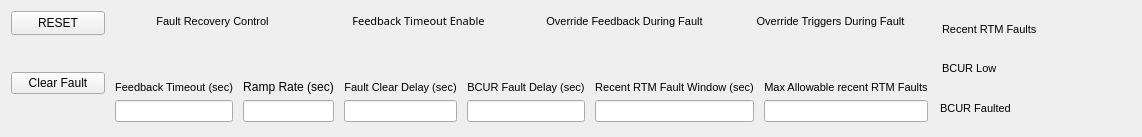
<?xml version="1.0" encoding="UTF-8"?>
<ui version="4.0">
 <class>Form</class>
 <widget class="QWidget" name="Form">
  <property name="geometry">
   <rect>
    <x>0</x>
    <y>0</y>
    <width>967</width>
    <height>137</height>
   </rect>
  </property>
  <property name="windowTitle">
   <string>RTM Faults - ${DEVICE}</string>
  </property>
  <layout class="QGridLayout" name="gridLayout">
   <item row="0" column="0">
    <widget class="PyDMPushButton" name="PyDMPushButton_2">
     <property name="sizePolicy">
      <sizepolicy hsizetype="MinimumExpanding" vsizetype="Maximum">
       <horstretch>0</horstretch>
       <verstretch>0</verstretch>
      </sizepolicy>
     </property>
     <property name="minimumSize">
      <size>
       <width>94</width>
       <height>24</height>
      </size>
     </property>
     <property name="toolTip">
      <string/>
     </property>
     <property name="text">
      <string>RESET</string>
     </property>
     <property name="autoDefault">
      <bool>true</bool>
     </property>
     <property name="channel" stdset="0">
      <string>ca://${RTM}:FAULTSEQ_RESET</string>
     </property>
     <property name="pressValue" stdset="0">
      <string>1</string>
     </property>
    </widget>
   </item>
   <item row="0" column="1" rowspan="2">
    <layout class="QHBoxLayout" name="horizontalLayout">
     <property name="spacing">
      <number>7</number>
     </property>
     <property name="leftMargin">
      <number>2</number>
     </property>
     <property name="topMargin">
      <number>2</number>
     </property>
     <property name="rightMargin">
      <number>2</number>
     </property>
     <property name="bottomMargin">
      <number>2</number>
     </property>
     <item>
      <layout class="QVBoxLayout" name="verticalLayout_12">
       <property name="spacing">
        <number>0</number>
       </property>
       <property name="leftMargin">
        <number>0</number>
       </property>
       <property name="topMargin">
        <number>0</number>
       </property>
       <property name="rightMargin">
        <number>0</number>
       </property>
       <property name="bottomMargin">
        <number>0</number>
       </property>
       <item>
        <widget class="QLabel" name="label_4">
         <property name="font">
          <font>
           <pointsize>8</pointsize>
          </font>
         </property>
         <property name="text">
          <string>Fault Recovery Control</string>
         </property>
         <property name="alignment">
          <set>Qt::AlignBottom|Qt::AlignHCenter</set>
         </property>
        </widget>
       </item>
       <item>
        <widget class="PyDMEnumButton" name="PyDMEnumButton_5">
         <property name="sizePolicy">
          <sizepolicy hsizetype="Preferred" vsizetype="MinimumExpanding">
           <horstretch>0</horstretch>
           <verstretch>0</verstretch>
          </sizepolicy>
         </property>
         <property name="maximumSize">
          <size>
           <width>16777215</width>
           <height>40</height>
          </size>
         </property>
         <property name="font">
          <font>
           <pointsize>8</pointsize>
          </font>
         </property>
         <property name="toolTip">
          <string/>
         </property>
         <property name="styleSheet">
          <string notr="true">QPushButton{font: 8px;}</string>
         </property>
         <property name="channel" stdset="0">
          <string>ca://${RTM}:FAULTSEQ_MODE</string>
         </property>
         <property name="orientation" stdset="0">
          <enum>Qt::Horizontal</enum>
         </property>
         <property name="marginTop" stdset="0">
          <number>0</number>
         </property>
         <property name="marginBottom" stdset="0">
          <number>0</number>
         </property>
         <property name="marginLeft" stdset="0">
          <number>0</number>
         </property>
         <property name="marginRight" stdset="0">
          <number>0</number>
         </property>
         <property name="horizontalSpacing" stdset="0">
          <number>0</number>
         </property>
         <property name="verticalSpacing" stdset="0">
          <number>0</number>
         </property>
        </widget>
       </item>
      </layout>
     </item>
     <item>
      <layout class="QVBoxLayout" name="verticalLayout_4">
       <property name="spacing">
        <number>0</number>
       </property>
       <item>
        <widget class="QLabel" name="label_2">
         <property name="font">
          <font>
           <family>Arundina Sans</family>
           <pointsize>8</pointsize>
           <italic>false</italic>
          </font>
         </property>
         <property name="text">
          <string>Feedback Timeout Enable</string>
         </property>
         <property name="alignment">
          <set>Qt::AlignBottom|Qt::AlignHCenter</set>
         </property>
        </widget>
       </item>
       <item>
        <widget class="PyDMEnumButton" name="PyDMEnumButton">
         <property name="sizePolicy">
          <sizepolicy hsizetype="Preferred" vsizetype="MinimumExpanding">
           <horstretch>0</horstretch>
           <verstretch>0</verstretch>
          </sizepolicy>
         </property>
         <property name="minimumSize">
          <size>
           <width>0</width>
           <height>0</height>
          </size>
         </property>
         <property name="maximumSize">
          <size>
           <width>16777215</width>
           <height>40</height>
          </size>
         </property>
         <property name="font">
          <font>
           <pointsize>8</pointsize>
          </font>
         </property>
         <property name="toolTip">
          <string/>
         </property>
         <property name="styleSheet">
          <string notr="true">QPushButton{font: 8px;}</string>
         </property>
         <property name="channel" stdset="0">
          <string>ca://${RTM}:FAULTSEQ_ENABLE_TIMEOUT</string>
         </property>
         <property name="orientation" stdset="0">
          <enum>Qt::Horizontal</enum>
         </property>
         <property name="marginTop" stdset="0">
          <number>0</number>
         </property>
         <property name="marginBottom" stdset="0">
          <number>0</number>
         </property>
         <property name="marginLeft" stdset="0">
          <number>0</number>
         </property>
         <property name="marginRight" stdset="0">
          <number>0</number>
         </property>
         <property name="horizontalSpacing" stdset="0">
          <number>0</number>
         </property>
         <property name="verticalSpacing" stdset="0">
          <number>0</number>
         </property>
        </widget>
       </item>
      </layout>
     </item>
     <item>
      <layout class="QVBoxLayout" name="verticalLayout_6">
       <property name="spacing">
        <number>0</number>
       </property>
       <property name="leftMargin">
        <number>0</number>
       </property>
       <property name="topMargin">
        <number>0</number>
       </property>
       <property name="rightMargin">
        <number>0</number>
       </property>
       <property name="bottomMargin">
        <number>0</number>
       </property>
       <item>
        <widget class="QLabel" name="label_6">
         <property name="font">
          <font>
           <pointsize>8</pointsize>
          </font>
         </property>
         <property name="text">
          <string>Override Feedback During Fault</string>
         </property>
         <property name="alignment">
          <set>Qt::AlignBottom|Qt::AlignHCenter</set>
         </property>
        </widget>
       </item>
       <item>
        <widget class="PyDMEnumButton" name="PyDMEnumButton_4">
         <property name="sizePolicy">
          <sizepolicy hsizetype="Preferred" vsizetype="MinimumExpanding">
           <horstretch>0</horstretch>
           <verstretch>0</verstretch>
          </sizepolicy>
         </property>
         <property name="maximumSize">
          <size>
           <width>16777215</width>
           <height>40</height>
          </size>
         </property>
         <property name="font">
          <font>
           <pointsize>8</pointsize>
          </font>
         </property>
         <property name="toolTip">
          <string/>
         </property>
         <property name="styleSheet">
          <string notr="true">QPushButton{font: 8px;}</string>
         </property>
         <property name="channel" stdset="0">
          <string>ca://${RTM}:FAULTSEQ_MOVE_FDBK</string>
         </property>
         <property name="orientation" stdset="0">
          <enum>Qt::Horizontal</enum>
         </property>
         <property name="marginTop" stdset="0">
          <number>0</number>
         </property>
         <property name="marginBottom" stdset="0">
          <number>0</number>
         </property>
         <property name="marginLeft" stdset="0">
          <number>0</number>
         </property>
         <property name="marginRight" stdset="0">
          <number>0</number>
         </property>
         <property name="horizontalSpacing" stdset="0">
          <number>0</number>
         </property>
         <property name="verticalSpacing" stdset="0">
          <number>0</number>
         </property>
        </widget>
       </item>
      </layout>
     </item>
     <item>
      <layout class="QVBoxLayout" name="verticalLayout_5">
       <property name="spacing">
        <number>0</number>
       </property>
       <property name="leftMargin">
        <number>0</number>
       </property>
       <property name="topMargin">
        <number>0</number>
       </property>
       <property name="rightMargin">
        <number>0</number>
       </property>
       <property name="bottomMargin">
        <number>0</number>
       </property>
       <item>
        <widget class="QLabel" name="label_5">
         <property name="font">
          <font>
           <pointsize>8</pointsize>
          </font>
         </property>
         <property name="text">
          <string>Override Triggers During Fault</string>
         </property>
         <property name="alignment">
          <set>Qt::AlignBottom|Qt::AlignHCenter</set>
         </property>
        </widget>
       </item>
       <item>
        <widget class="PyDMEnumButton" name="PyDMEnumButton_3">
         <property name="sizePolicy">
          <sizepolicy hsizetype="Preferred" vsizetype="MinimumExpanding">
           <horstretch>0</horstretch>
           <verstretch>0</verstretch>
          </sizepolicy>
         </property>
         <property name="maximumSize">
          <size>
           <width>16777215</width>
           <height>40</height>
          </size>
         </property>
         <property name="font">
          <font>
           <pointsize>8</pointsize>
          </font>
         </property>
         <property name="toolTip">
          <string/>
         </property>
         <property name="styleSheet">
          <string notr="true">QPushButton{font: 8px;}</string>
         </property>
         <property name="channel" stdset="0">
          <string>ca://${RTM}:FAULTSEQ_MOVE_TRIG</string>
         </property>
         <property name="orientation" stdset="0">
          <enum>Qt::Horizontal</enum>
         </property>
         <property name="marginTop" stdset="0">
          <number>0</number>
         </property>
         <property name="marginBottom" stdset="0">
          <number>0</number>
         </property>
         <property name="marginLeft" stdset="0">
          <number>0</number>
         </property>
         <property name="marginRight" stdset="0">
          <number>0</number>
         </property>
         <property name="horizontalSpacing" stdset="0">
          <number>0</number>
         </property>
         <property name="verticalSpacing" stdset="0">
          <number>0</number>
         </property>
        </widget>
       </item>
      </layout>
     </item>
    </layout>
   </item>
   <item row="0" column="2" rowspan="3">
    <layout class="QVBoxLayout" name="verticalLayout_11">
     <property name="leftMargin">
      <number>2</number>
     </property>
     <property name="topMargin">
      <number>2</number>
     </property>
     <property name="rightMargin">
      <number>2</number>
     </property>
     <property name="bottomMargin">
      <number>2</number>
     </property>
     <item>
      <layout class="QHBoxLayout" name="horizontalLayout_5">
       <property name="leftMargin">
        <number>2</number>
       </property>
       <property name="topMargin">
        <number>2</number>
       </property>
       <property name="rightMargin">
        <number>2</number>
       </property>
       <property name="bottomMargin">
        <number>2</number>
       </property>
       <item>
        <widget class="QLabel" name="label_9">
         <property name="font">
          <font>
           <pointsize>8</pointsize>
          </font>
         </property>
         <property name="text">
          <string>Recent RTM Faults</string>
         </property>
        </widget>
       </item>
       <item>
        <widget class="PyDMLabel" name="PyDMLabel_3">
         <property name="sizePolicy">
          <sizepolicy hsizetype="Preferred" vsizetype="MinimumExpanding">
           <horstretch>0</horstretch>
           <verstretch>0</verstretch>
          </sizepolicy>
         </property>
         <property name="minimumSize">
          <size>
           <width>84</width>
           <height>24</height>
          </size>
         </property>
         <property name="font">
          <font>
           <pointsize>8</pointsize>
          </font>
         </property>
         <property name="toolTip">
          <string/>
         </property>
         <property name="channel" stdset="0">
          <string>ca://${RTM}:RTM_FAULTCOUNT</string>
         </property>
        </widget>
       </item>
      </layout>
     </item>
     <item>
      <layout class="QHBoxLayout" name="horizontalLayout_6">
       <property name="leftMargin">
        <number>2</number>
       </property>
       <property name="topMargin">
        <number>2</number>
       </property>
       <property name="rightMargin">
        <number>2</number>
       </property>
       <property name="bottomMargin">
        <number>2</number>
       </property>
       <item>
        <widget class="QLabel" name="label_11">
         <property name="font">
          <font>
           <pointsize>8</pointsize>
          </font>
         </property>
         <property name="text">
          <string>BCUR Low</string>
         </property>
        </widget>
       </item>
       <item>
        <widget class="PyDMLabel" name="PyDMLabel">
         <property name="sizePolicy">
          <sizepolicy hsizetype="Preferred" vsizetype="MinimumExpanding">
           <horstretch>0</horstretch>
           <verstretch>0</verstretch>
          </sizepolicy>
         </property>
         <property name="minimumSize">
          <size>
           <width>84</width>
           <height>24</height>
          </size>
         </property>
         <property name="font">
          <font>
           <pointsize>8</pointsize>
          </font>
         </property>
         <property name="toolTip">
          <string/>
         </property>
         <property name="channel" stdset="0">
          <string>ca://${RTM}:BCUR_LOW</string>
         </property>
        </widget>
       </item>
      </layout>
     </item>
     <item>
      <layout class="QHBoxLayout" name="horizontalLayout_7">
       <property name="leftMargin">
        <number>0</number>
       </property>
       <property name="topMargin">
        <number>2</number>
       </property>
       <item>
        <widget class="QLabel" name="label_12">
         <property name="font">
          <font>
           <pointsize>8</pointsize>
          </font>
         </property>
         <property name="text">
          <string>BCUR Faulted</string>
         </property>
        </widget>
       </item>
       <item>
        <widget class="PyDMLabel" name="PyDMLabel_2">
         <property name="sizePolicy">
          <sizepolicy hsizetype="Preferred" vsizetype="MinimumExpanding">
           <horstretch>0</horstretch>
           <verstretch>0</verstretch>
          </sizepolicy>
         </property>
         <property name="minimumSize">
          <size>
           <width>84</width>
           <height>24</height>
          </size>
         </property>
         <property name="font">
          <font>
           <pointsize>8</pointsize>
          </font>
         </property>
         <property name="toolTip">
          <string/>
         </property>
         <property name="channel" stdset="0">
          <string>ca://${RTM}:BCUR_FLT</string>
         </property>
        </widget>
       </item>
      </layout>
     </item>
    </layout>
   </item>
   <item row="1" column="0" rowspan="2">
    <widget class="PyDMPushButton" name="PyDMPushButton">
     <property name="toolTip">
      <string/>
     </property>
     <property name="styleSheet">
      <string notr="true"/>
     </property>
     <property name="text">
      <string>Clear Fault</string>
     </property>
     <property name="checkable">
      <bool>false</bool>
     </property>
     <property name="autoRepeat">
      <bool>false</bool>
     </property>
     <property name="autoDefault">
      <bool>true</bool>
     </property>
     <property name="channel" stdset="0">
      <string>ca://${RTM}:FAULTSEQ_RESET</string>
     </property>
     <property name="pressValue" stdset="0">
      <string>1</string>
     </property>
    </widget>
   </item>
   <item row="2" column="1">
    <layout class="QHBoxLayout" name="horizontalLayout_4">
     <property name="leftMargin">
      <number>2</number>
     </property>
     <property name="topMargin">
      <number>2</number>
     </property>
     <property name="rightMargin">
      <number>2</number>
     </property>
     <property name="bottomMargin">
      <number>2</number>
     </property>
     <item>
      <layout class="QVBoxLayout" name="verticalLayout">
       <property name="leftMargin">
        <number>2</number>
       </property>
       <property name="topMargin">
        <number>2</number>
       </property>
       <property name="rightMargin">
        <number>2</number>
       </property>
       <property name="bottomMargin">
        <number>2</number>
       </property>
       <item>
        <widget class="QLabel" name="label">
         <property name="font">
          <font>
           <pointsize>8</pointsize>
          </font>
         </property>
         <property name="text">
          <string>Feedback Timeout (sec)</string>
         </property>
         <property name="alignment">
          <set>Qt::AlignBottom|Qt::AlignHCenter</set>
         </property>
        </widget>
       </item>
       <item>
        <widget class="PyDMLineEdit" name="PyDMLineEdit_4">
         <property name="font">
          <font>
           <pointsize>8</pointsize>
          </font>
         </property>
         <property name="toolTip">
          <string/>
         </property>
         <property name="showUnits" stdset="0">
          <bool>true</bool>
         </property>
         <property name="channel" stdset="0">
          <string>ca://${RTM}:FAULTSEQ_FDBK_TIMEOUT</string>
         </property>
        </widget>
       </item>
      </layout>
     </item>
     <item>
      <spacer name="horizontalSpacer_2">
       <property name="orientation">
        <enum>Qt::Horizontal</enum>
       </property>
       <property name="sizeHint" stdset="0">
        <size>
         <width>40</width>
         <height>20</height>
        </size>
       </property>
      </spacer>
     </item>
     <item>
      <layout class="QVBoxLayout" name="verticalLayout_2">
       <property name="leftMargin">
        <number>2</number>
       </property>
       <property name="topMargin">
        <number>2</number>
       </property>
       <property name="rightMargin">
        <number>2</number>
       </property>
       <property name="bottomMargin">
        <number>2</number>
       </property>
       <item>
        <widget class="QLabel" name="label_3">
         <property name="text">
          <string>Ramp Rate (sec)</string>
         </property>
         <property name="alignment">
          <set>Qt::AlignBottom|Qt::AlignHCenter</set>
         </property>
        </widget>
       </item>
       <item>
        <widget class="PyDMLineEdit" name="PyDMLineEdit">
         <property name="font">
          <font>
           <pointsize>8</pointsize>
          </font>
         </property>
         <property name="toolTip">
          <string/>
         </property>
         <property name="channel" stdset="0">
          <string>ca://${RTM}:FAULTSEQ_RAMPTIME</string>
         </property>
        </widget>
       </item>
      </layout>
     </item>
     <item>
      <spacer name="horizontalSpacer_4">
       <property name="orientation">
        <enum>Qt::Horizontal</enum>
       </property>
       <property name="sizeHint" stdset="0">
        <size>
         <width>40</width>
         <height>20</height>
        </size>
       </property>
      </spacer>
     </item>
     <item>
      <layout class="QVBoxLayout" name="verticalLayout_3">
       <property name="leftMargin">
        <number>2</number>
       </property>
       <property name="topMargin">
        <number>2</number>
       </property>
       <property name="rightMargin">
        <number>2</number>
       </property>
       <property name="bottomMargin">
        <number>2</number>
       </property>
       <item>
        <widget class="QLabel" name="label_13">
         <property name="font">
          <font>
           <pointsize>8</pointsize>
          </font>
         </property>
         <property name="text">
          <string>Fault Clear Delay (sec)</string>
         </property>
         <property name="alignment">
          <set>Qt::AlignBottom|Qt::AlignHCenter</set>
         </property>
        </widget>
       </item>
       <item>
        <widget class="PyDMLineEdit" name="PyDMLineEdit_2">
         <property name="font">
          <font>
           <pointsize>8</pointsize>
          </font>
         </property>
         <property name="toolTip">
          <string/>
         </property>
         <property name="channel" stdset="0">
          <string>ca://${RTM}:FAULTSETQ_DELAY</string>
         </property>
        </widget>
       </item>
      </layout>
     </item>
     <item>
      <spacer name="horizontalSpacer_5">
       <property name="orientation">
        <enum>Qt::Horizontal</enum>
       </property>
       <property name="sizeHint" stdset="0">
        <size>
         <width>40</width>
         <height>20</height>
        </size>
       </property>
      </spacer>
     </item>
     <item>
      <layout class="QVBoxLayout" name="verticalLayout_10">
       <property name="leftMargin">
        <number>2</number>
       </property>
       <property name="topMargin">
        <number>2</number>
       </property>
       <property name="rightMargin">
        <number>2</number>
       </property>
       <property name="bottomMargin">
        <number>2</number>
       </property>
       <item>
        <widget class="QLabel" name="label_10">
         <property name="font">
          <font>
           <pointsize>8</pointsize>
          </font>
         </property>
         <property name="text">
          <string>BCUR Fault Delay (sec)</string>
         </property>
         <property name="alignment">
          <set>Qt::AlignBottom|Qt::AlignHCenter</set>
         </property>
        </widget>
       </item>
       <item>
        <widget class="PyDMLineEdit" name="PyDMLineEdit_3">
         <property name="font">
          <font>
           <pointsize>8</pointsize>
          </font>
         </property>
         <property name="toolTip">
          <string/>
         </property>
         <property name="channel" stdset="0">
          <string>ca://${RTM}:BCUR_FLT_DELAY</string>
         </property>
        </widget>
       </item>
      </layout>
     </item>
     <item>
      <spacer name="horizontalSpacer_6">
       <property name="orientation">
        <enum>Qt::Horizontal</enum>
       </property>
       <property name="sizeHint" stdset="0">
        <size>
         <width>40</width>
         <height>20</height>
        </size>
       </property>
      </spacer>
     </item>
     <item>
      <layout class="QVBoxLayout" name="verticalLayout_9">
       <property name="leftMargin">
        <number>2</number>
       </property>
       <property name="topMargin">
        <number>2</number>
       </property>
       <property name="rightMargin">
        <number>2</number>
       </property>
       <property name="bottomMargin">
        <number>2</number>
       </property>
       <item>
        <widget class="QLabel" name="label_7">
         <property name="font">
          <font>
           <pointsize>8</pointsize>
          </font>
         </property>
         <property name="text">
          <string>Recent RTM Fault Window (sec)</string>
         </property>
         <property name="alignment">
          <set>Qt::AlignBottom|Qt::AlignHCenter</set>
         </property>
        </widget>
       </item>
       <item>
        <widget class="PyDMLineEdit" name="PyDMLineEdit_5">
         <property name="font">
          <font>
           <pointsize>8</pointsize>
          </font>
         </property>
         <property name="toolTip">
          <string/>
         </property>
         <property name="channel" stdset="0">
          <string>ca://${RTM}:RTM_FAULTCOUNT_PERIOD</string>
         </property>
        </widget>
       </item>
      </layout>
     </item>
     <item>
      <spacer name="horizontalSpacer_7">
       <property name="orientation">
        <enum>Qt::Horizontal</enum>
       </property>
       <property name="sizeHint" stdset="0">
        <size>
         <width>40</width>
         <height>20</height>
        </size>
       </property>
      </spacer>
     </item>
     <item>
      <layout class="QVBoxLayout" name="verticalLayout_8">
       <property name="leftMargin">
        <number>2</number>
       </property>
       <property name="topMargin">
        <number>2</number>
       </property>
       <property name="rightMargin">
        <number>2</number>
       </property>
       <property name="bottomMargin">
        <number>2</number>
       </property>
       <item>
        <widget class="QLabel" name="label_8">
         <property name="font">
          <font>
           <pointsize>8</pointsize>
          </font>
         </property>
         <property name="text">
          <string>Max Allowable recent RTM Faults</string>
         </property>
         <property name="alignment">
          <set>Qt::AlignBottom|Qt::AlignHCenter</set>
         </property>
        </widget>
       </item>
       <item>
        <widget class="PyDMLineEdit" name="PyDMLineEdit_6">
         <property name="font">
          <font>
           <pointsize>8</pointsize>
          </font>
         </property>
         <property name="toolTip">
          <string/>
         </property>
         <property name="channel" stdset="0">
          <string>ca://${RTM}:RTM_FAULTCOUNT_MAX</string>
         </property>
        </widget>
       </item>
      </layout>
     </item>
    </layout>
   </item>
  </layout>
 </widget>
 <customwidgets>
  <customwidget>
   <class>PyDMLabel</class>
   <extends>QLabel</extends>
   <header>pydm.widgets.label</header>
  </customwidget>
  <customwidget>
   <class>PyDMLineEdit</class>
   <extends>QLineEdit</extends>
   <header>pydm.widgets.line_edit</header>
  </customwidget>
  <customwidget>
   <class>PyDMEnumButton</class>
   <extends>QWidget</extends>
   <header>pydm.widgets.enum_button</header>
  </customwidget>
  <customwidget>
   <class>PyDMPushButton</class>
   <extends>QPushButton</extends>
   <header>pydm.widgets.pushbutton</header>
  </customwidget>
 </customwidgets>
 <resources/>
 <connections/>
</ui>
